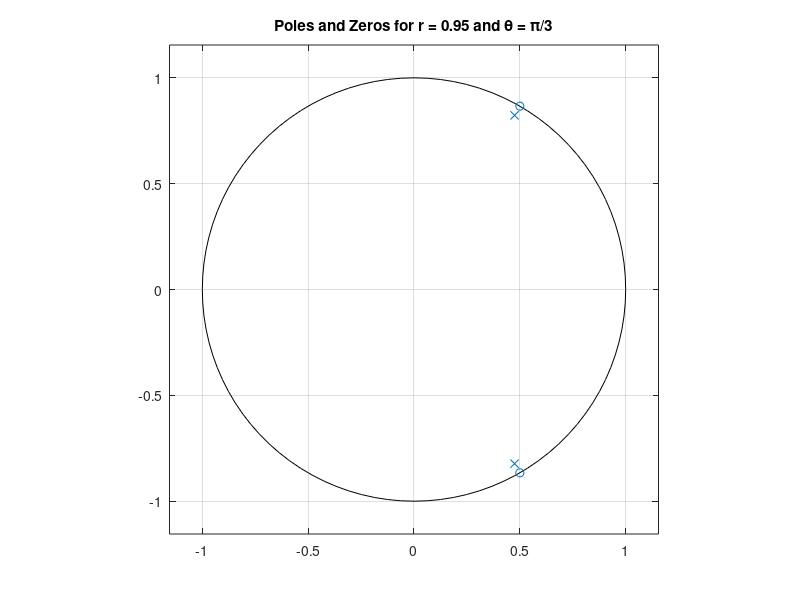

Here is the MATLAB script that generated this plot:

r = 0.95;
Theta = pi/3;
b = [1, -2*cos(Theta), 1];        
a = [1, -2*r*cos(Theta), r^2];   
figure;
zplane(b, a);
title('Poles and Zeros for r = 0.95 and \theta = \pi/3');
grid on;
